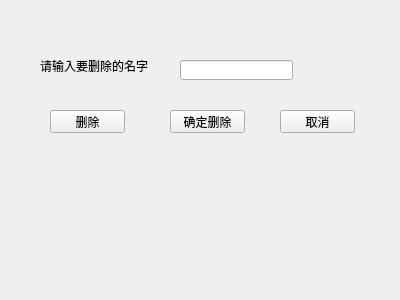
<?xml version="1.0" encoding="UTF-8"?>
<ui version="4.0">
 <class>Widget</class>
 <widget class="QWidget" name="Widget">
  <property name="geometry">
   <rect>
    <x>0</x>
    <y>0</y>
    <width>400</width>
    <height>300</height>
   </rect>
  </property>
  <property name="windowTitle">
   <string>Widget</string>
  </property>
  <widget class="QLineEdit" name="lineEdit">
   <property name="geometry">
    <rect>
     <x>180</x>
     <y>60</y>
     <width>113</width>
     <height>20</height>
    </rect>
   </property>
  </widget>
  <widget class="QLabel" name="label">
   <property name="geometry">
    <rect>
     <x>40</x>
     <y>50</y>
     <width>121</width>
     <height>31</height>
    </rect>
   </property>
   <property name="text">
    <string>请输入要删除的名字</string>
   </property>
  </widget>
  <widget class="QPushButton" name="buttonDel">
   <property name="geometry">
    <rect>
     <x>50</x>
     <y>110</y>
     <width>75</width>
     <height>23</height>
    </rect>
   </property>
   <property name="text">
    <string>删除</string>
   </property>
  </widget>
  <widget class="QPushButton" name="buttonDel_2">
   <property name="geometry">
    <rect>
     <x>170</x>
     <y>110</y>
     <width>75</width>
     <height>23</height>
    </rect>
   </property>
   <property name="text">
    <string>确定删除</string>
   </property>
  </widget>
  <widget class="QPushButton" name="buttonCancel">
   <property name="geometry">
    <rect>
     <x>280</x>
     <y>110</y>
     <width>75</width>
     <height>23</height>
    </rect>
   </property>
   <property name="text">
    <string>取消</string>
   </property>
  </widget>
 </widget>
 <layoutdefault spacing="6" margin="11"/>
 <resources/>
 <connections/>
</ui>
